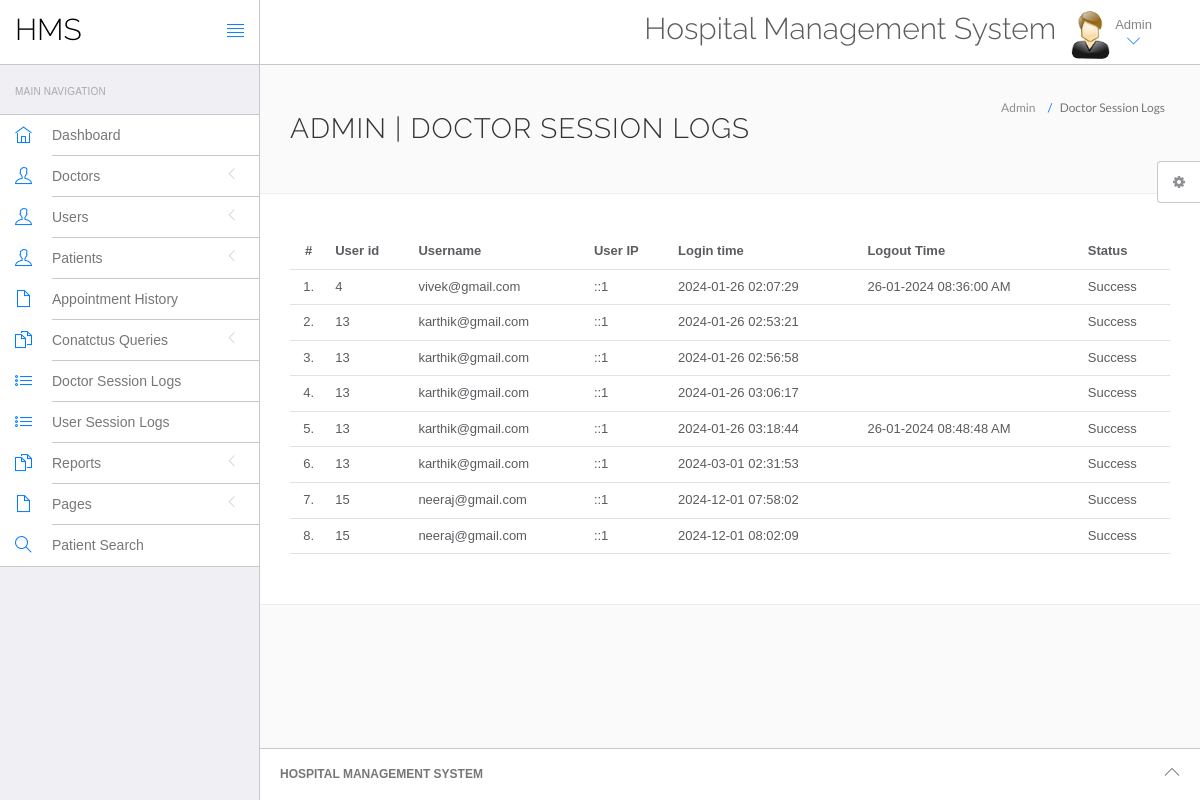
Screenshot of /hospital/hms/admin/doctor-logs.php (signed in) with the database file from the repository.
### tables this page shows
CREATE TABLE `doctorslog` (
  `id` int(11) NOT NULL,
  `uid` int(11) DEFAULT NULL,
  `username` varchar(255) DEFAULT NULL,
  `userip` binary(16) DEFAULT NULL,
  `loginTime` timestamp NULL DEFAULT current_timestamp(),
  `logout` varchar(255) DEFAULT NULL,
  `status` int(11) DEFAULT NULL
);

### hospital/hms/admin/doctor-logs.php (the view, shortened to what this page needs)
<?php
include('include/config.php');
if(strlen($_SESSION['id']==0)) {
 header('location:logout.php');
  } else{
?>
<!DOCTYPE html>
<html lang="en">
	<head>
		<link rel="stylesheet" href="vendor/bootstrap/css/bootstrap.min.css">
		<link rel="stylesheet" href="vendor/fontawesome/css/font-awesome.min.css">
		<link rel="stylesheet" href="vendor/themify-icons/themify-icons.min.css">
		<link href="vendor/animate.css/animate.min.css" rel="stylesheet" media="screen">
		<link href="vendor/perfect-scrollbar/perfect-scrollbar.min.css" rel="stylesheet" media="screen">
		<link href="vendor/switchery/switchery.min.css" rel="stylesheet" media="screen">
		<link href="vendor/bootstrap-touchspin/jquery.bootstrap-touchspin.min.css" rel="stylesheet" media="screen">
		<link href="vendor/select2/select2.min.css" rel="stylesheet" media="screen">
		<link href="vendor/bootstrap-datepicker/bootstrap-datepicker3.standalone.min.css" rel="stylesheet" media="screen">
		<link href="vendor/bootstrap-timepicker/bootstrap-timepicker.min.css" rel="stylesheet" media="screen">
		<link rel="stylesheet" href="assets/css/styles.css">
		<link rel="stylesheet" href="assets/css/plugins.css">
		<link rel="stylesheet" href="assets/css/themes/theme-1.css" id="skin_color" />
	</head>
	<body>
		<div id="app">
<?php include('include/sidebar.php');?>
			<div class="app-content">
					<?php include('include/header.php');?>
				<div class="main-content" >
					<div class="wrap-content container" id="container">
						<section id="page-title">
							<div class="row">
								<div class="col-sm-8">
									<h1 class="mainTitle">Admin  | Doctor Session Logs</h1>
																	</div>
								<ol class="breadcrumb">
									<li>
										<span>Admin </span>
									</li>
									<li class="active">
										<span>Doctor Session Logs</span>
									</li>
								</ol>
							</div>
						</section>
						<div class="container-fluid container-fullw bg-white">
									<div class="row">
								<div class="col-md-12">
									<table class="table table-hover" id="sample-table-1">
										<thead>
											<tr>
												<th class="center">#</th>
												<th class="hidden-xs">User id</th>
												<th>Username</th>
												<th>User IP</th>
												<th>Login time</th>
												<th>Logout Time </th>
												<th> Status </th>
											</tr>
										</thead>
										<tbody>
<?php
$sql=mysqli_query($con,"select * from doctorslog ");
$cnt=1;
while($row=mysqli_fetch_array($sql))
{
?>
											<tr>
												<td class="center"><?php echo $cnt;?>.</td>
												<td class="hidden-xs"><?php echo $row['uid'];?></td>
												<td class="hidden-xs"><?php echo $row['username'];?></td>
												<td><?php echo $row['userip'];?></td>
												<td><?php echo $row['loginTime'];?></td>
												<td><?php echo $row['logout'];?>
												</td>
												<td>
<?php if($row['status']==1)
{
	echo "Success";
}
else
{
	echo "Failed";
}?>
</td>
											</tr>
											<?php
$cnt=$cnt+1;
											 }?>
										</tbody>
									</table>
								</div>
							</div>
								</div>
					</div>
				</div>
			</div>
	<?php include('include/footer.php');?>
	<?php include('include/setting.php');?>
		</div>
	</body>
</html>
<?php } ?>

### hospital/hms/admin/assets/css/themes/theme-1.css (style rules this page uses)
body { background: #FAFAFA; }

### rows the page displays
doctorslog: uid "4", username "vivek@gmail.com", userip "::1", loginTime "2024-01-26 02:07:29", logout "26-01-2024 08:36:00 AM", status "Success"
doctorslog: uid "13", username "karthik@gmail.com", userip "::1", loginTime "2024-01-26 02:53:21", status "Success"
doctorslog: uid "13", username "karthik@gmail.com", userip "::1", loginTime "2024-01-26 02:56:58", status "Success"
doctorslog: uid "13", username "karthik@gmail.com", userip "::1", loginTime "2024-01-26 03:06:17", status "Success"
doctorslog: uid "13", username "karthik@gmail.com", userip "::1", loginTime "2024-01-26 03:18:44", logout "26-01-2024 08:48:48 AM", status "Success"
doctorslog: uid "13", username "karthik@gmail.com", userip "::1", loginTime "2024-03-01 02:31:53", status "Success"
doctorslog: uid "15", username "neeraj@gmail.com", userip "::1", loginTime "2024-12-01 07:58:02", status "Success"
doctorslog: uid "15", username "neeraj@gmail.com", userip "::1", loginTime "2024-12-01 08:02:09", status "Success"
